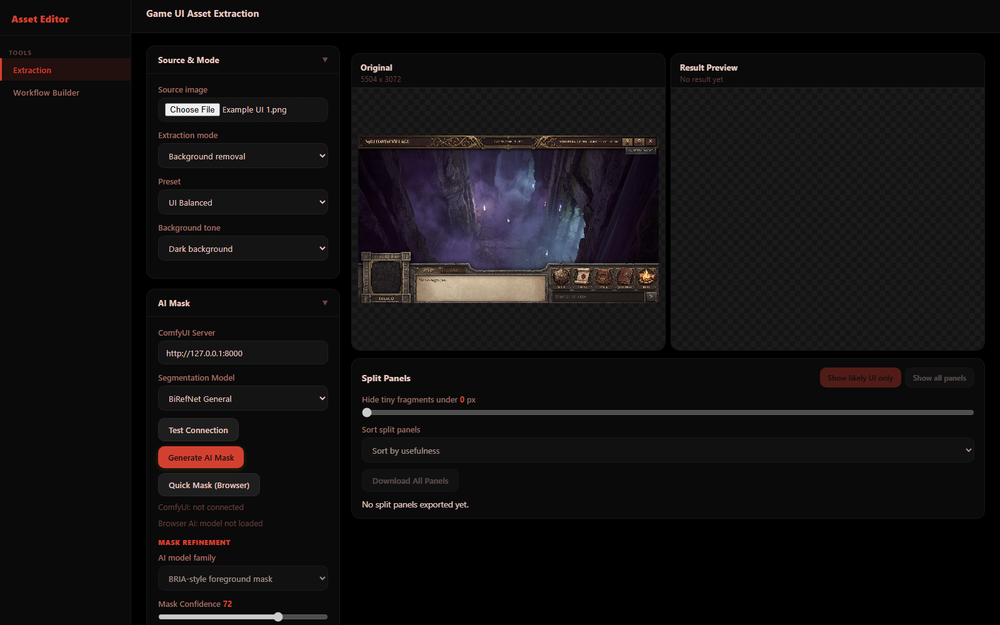
#> input picture test_1_loaded.png, 1000 x 625 px, shrunk from 1600 x 1000 before the run
$ python -i pipeline.py   (imports and definitions only)   (older library calls are emulated)
#> lines starting #> are read from the running program, lines starting #| are printed output that depends on the picture; after the words box and inside, x2 and y2 are one past the last pixel; in counts of white or black regions, pixels touching at a corner belong together
"""V5+ invert-selection pipeline — ported from app.js buildBlackBorderUiMask.

Full pipeline: border detection → segmentation → background classification →
invert selection → mask building → multi-spectrum cleanup.

This is the single source of truth for border detection. The JS side just
sends the image and receives the final alpha mask.
"""

import cv2
import numpy as np
from scipy import ndimage


def run_pipeline(img_bgr, multi_spectrum_map=None):
    """Run the full v5+ pipeline with optional multi-spectrum cleanup.

    Args:
        img_bgr: (H, W, 3) uint8 BGR image
        multi_spectrum_map: optional (H, W) float32 [0,1] border confidence from ensemble

    Returns:
        alpha: (H, W) uint8 mask — 255=keep, 0=remove, intermediate=feathered edge
    """
    h, w = img_bgr.shape[:2]
    total = h * w
    rgb = cv2.cvtColor(img_bgr, cv2.COLOR_BGR2RGB).astype(np.float64)
    gray = cv2.cvtColor(img_bgr, cv2.COLOR_BGR2GRAY)

    # ── PASS 1: Color gradient map ──
    gradient = _compute_rgb_gradient(rgb, h, w)

    # Adaptive threshold
    median_grad = np.median(gradient)
    grad_threshold = float(np.clip(median_grad * 3, 25, 50))

    # ── PASS 2: Border detection (gradient + dark achromatic) ──
    edges = _compute_edge_strength(gray)
    dist_to_edge = _distance_transform_from_edges(edges, threshold=35)

    is_border = np.zeros((h, w), dtype=np.uint8)

    # Criterion A: color gradient exceeds threshold
    is_border[gradient >= grad_threshold] = 1

    # Criterion B: dark achromatic pixels near contrast edges
    r, g, b = rgb[:,:,0], rgb[:,:,1], rgb[:,:,2]
    max_ch = np.maximum(np.maximum(r, g), b)
    min_ch = np.minimum(np.minimum(r, g), b)
    spread = max_ch - min_ch
    dark_achromatic = (max_ch < 55) & (spread <= 12) & (dist_to_edge <= 2)
    is_border[dark_achromatic & (is_border == 0)] = 1

    # Propagate dark borders through adjacent dark pixels (2 passes)
    for _ in range(2):
        prev = is_border.copy()
        dark_eligible = (max_ch < 45) & (spread <= 12) & (is_border == 0)
        # Check if any 4-neighbor is border
        neighbor_border = np.zeros((h, w), dtype=bool)
        neighbor_border[1:, :] |= prev[:-1, :] > 0
        neighbor_border[:-1, :] |= prev[1:, :] > 0
        neighbor_border[:, 1:] |= prev[:, :-1] > 0
        neighbor_border[:, :-1] |= prev[:, 1:] > 0
        is_border[dark_eligible & neighbor_border] = 1

    # Remove tiny border fragments (< 15 connected pixels)
    is_border = _remove_small_components(is_border, min_size=15)

    # ── PASS 2b: Border enhancement ──
    lower_threshold = grad_threshold * 0.5
    is_border = _hysteresis_enhance(is_border, gradient, lower_threshold, passes=4)
    is_border = _gap_bridging(is_border, h, w, max_gap=4)

    # ── Pass 2c: Structural horizontal borders ──
    # Detect continuous horizontal dark runs at top 25% and bottom 35% of image
    is_border = _structural_horizontal_borders(is_border, rgb, h, w)

    # ── PASS 3: Component labeling ──
    # Invert border mask: regions are non-border connected components
    region_mask = (is_border == 0).astype(np.uint8)
    num_labels, labels = cv2.connectedComponents(region_mask, connectivity=4)

    # ── PASS 4: Object metrics ──
    objects = _compute_object_metrics(labels, num_labels, rgb, edges, h, w)

    # ── PASS 5-6: Background identification + secondary backgrounds ──
    bg_labels = _classify_backgrounds(objects, labels, is_border, h, w, total)

    # ── PASS 7: Invert selection ──
    selection = np.zeros((h, w), dtype=np.uint8)
    for obj in objects:
        if obj["label"] not in bg_labels:
            selection[labels == obj["label"]] = 1

    # Include border pixels adjacent to selected regions
    sel_dilated = cv2.dilate(selection, np.ones((3, 3), np.uint8))
    border_near_selection = (is_border > 0) & (sel_dilated > 0)
    selection[border_near_selection] = 1

    # ── PASS 8: Build mask ──
    alpha = np.zeros((h, w), dtype=np.uint8)
    alpha[selection > 0] = 255

    # Remove tiny fragments (< 0.2% of image)
    alpha = _remove_small_alpha_fragments(alpha, min_frac=0.002)

    # Soft edge feathering
    alpha = _feather_edges(alpha, radius=2)

    # Remove floating debris
    alpha = _remove_debris(alpha, h, w)

    # ── Multi-spectrum cleanup pass ──
    if multi_spectrum_map is not None:
        alpha = _multi_spectrum_cleanup(alpha, multi_spectrum_map, rgb, gray, h, w)

    coverage = (alpha > 0).sum() / total
    print(f"  [Pipeline] coverage={coverage*100:.1f}%, "
          f"objects={len(objects)}, bg_regions={len(bg_labels)}")

    return alpha


def _compute_rgb_gradient(rgb, h, w):
    """Max Euclidean color distance to 4-connected neighbors."""
    gradient = np.zeros((h, w), dtype=np.float64)
    for dy, dx in [(-1, 0), (1, 0), (0, -1), (0, 1)]:
        shifted = np.roll(np.roll(rgb, dy, axis=0), dx, axis=1)
        dsq = np.sum((rgb - shifted) ** 2, axis=2)
        gradient = np.maximum(gradient, dsq)
    gradient = np.sqrt(gradient)
    # Zero out edges affected by roll wraparound
    gradient[0, :] = 0; gradient[-1, :] = 0
    gradient[:, 0] = 0; gradient[:, -1] = 0
    return gradient


def _structural_horizontal_borders(is_border, rgb, h, w):
    """Detect continuous horizontal lines of dark pixels at top/bottom of image."""
    r, g, b = rgb[:,:,0], rgb[:,:,1], rgb[:,:,2]
    max_ch = np.maximum(np.maximum(r, g), b)
    min_ch = np.minimum(np.minimum(r, g), b)
    spread = max_ch - min_ch
    dark_pixel = (max_ch < 70) & (spread <= 18)

    added = 0
    for y in range(h):
        y_ratio = y / h
        if y_ratio > 0.25 and y_ratio < 0.65:
            continue
        row_dark = dark_pixel[y, :] & (~is_border[y, :].astype(bool))
        # Find longest continuous dark run
        max_run = 0
        current_run = 0
        dark_total = 0
        for x in range(w):
            if row_dark[x]:
                current_run += 1
                dark_total += 1
                max_run = max(max_run, current_run)
            else:
                current_run = 0
        if max_run > w * 0.20 and dark_total > w * 0.25:
            new_borders = row_dark & (~is_border[y, :].astype(bool))
            added += new_borders.sum()
            is_border[y, new_borders] = 1

    if added > 0:
        print(f"  [Pipeline] Structural horizontal borders: +{added} pixels")
    return is_border


def _compute_edge_strength(gray):
    """Sobel gradient magnitude as edge strength map."""
    gx = cv2.Sobel(gray, cv2.CV_64F, 1, 0, ksize=3)
    gy = cv2.Sobel(gray, cv2.CV_64F, 0, 1, ksize=3)
    return np.sqrt(gx**2 + gy**2)


def _distance_transform_from_edges(edges, threshold=35):
    """Compute distance from each pixel to the nearest strong edge."""
    edge_binary = (edges >= threshold).astype(np.uint8)
    # Invert: distance transform computes distance from 0-pixels
    dist = cv2.distanceTransform(1 - edge_binary, cv2.DIST_L1, 3)
    return dist


def _remove_small_components(binary, min_size=15):
    """Remove connected components smaller than min_size."""
    num_labels, labels, stats, _ = cv2.connectedComponentsWithStats(binary, connectivity=4)
    for i in range(1, num_labels):
        if stats[i, cv2.CC_STAT_AREA] < min_size:
            binary[labels == i] = 0
    return binary


def _hysteresis_enhance(is_border, gradient, lower_threshold, passes=4):
    """Promote weak gradient pixels adjacent to confirmed borders."""
    eligible = (gradient >= lower_threshold) & (is_border == 0)
    for _ in range(passes):
        prev = is_border.copy()
        neighbor_border = np.zeros_like(is_border, dtype=bool)
        neighbor_border[1:, :] |= prev[:-1, :] > 0
        neighbor_border[:-1, :] |= prev[1:, :] > 0
        neighbor_border[:, 1:] |= prev[:, :-1] > 0
        neighbor_border[:, :-1] |= prev[:, 1:] > 0
        promote = eligible & neighbor_border & (is_border == 0)
        is_border[promote] = 1
    return is_border


def _gap_bridging(is_border, h, w, max_gap=4):
    """Bridge horizontal and vertical gaps <= max_gap pixels in border segments."""
    # Horizontal
    for y in range(h):
        row = is_border[y, :]
        last_x = -max_gap - 2
        for x in range(w):
            if row[x]:
                if 1 < x - last_x <= max_gap + 1:
                    is_border[y, last_x + 1:x] = 1
                last_x = x
    # Vertical
    for x in range(w):
        col = is_border[:, x]
        last_y = -max_gap - 2
        for y in range(h):
            if col[y]:
                if 1 < y - last_y <= max_gap + 1:
                    is_border[last_y + 1:y, x] = 1
                last_y = y
    return is_border


def _compute_object_metrics(labels, num_labels, rgb, edges, h, w):
    """Compute per-region metrics: variance, rectangularity, edge contact, etc."""
    objects = []
    for label_id in range(1, num_labels):
        mask = labels == label_id
        pixel_count = mask.sum()
        if pixel_count == 0:
            continue

        ys, xs = np.where(mask)
        min_x, max_x = xs.min(), xs.max()
        min_y, max_y = ys.min(), ys.max()

        # Color variance
        region_rgb = rgb[mask]
        mean_rgb = region_rgb.mean(axis=0)
        var_rgb = ((region_rgb - mean_rgb) ** 2).mean(axis=0)
        color_variance = float(np.sqrt(var_rgb.sum()))

        # Rectangularity
        bbox_area = (max_x - min_x + 1) * (max_y - min_y + 1)
        rectangularity = float(pixel_count / bbox_area) if bbox_area > 0 else 0

        # Edge touches
        touches_top = int(min_y) == 0
        touches_bottom = int(max_y) == h - 1
        touches_left = int(min_x) == 0
        touches_right = int(max_x) == w - 1
        edge_sides = int(touches_top) + int(touches_bottom) + int(touches_left) + int(touches_right)

        # Interior edge density
        edge_density = float(edges[mask].mean() / 255.0) if pixel_count > 0 else 0

        # Border contact ratio (approximate: perimeter pixels touching border)
        dilated = cv2.dilate(mask.astype(np.uint8), np.ones((3, 3), np.uint8))
        perimeter = dilated.astype(np.int32) - mask.astype(np.int32)
        perimeter_count = max(1, (perimeter > 0).sum())
        # We don't have isBorder at this scope — approximate with gradient
        border_contact = 0.5  # default

        objects.append({
            "label": label_id,
            "pixel_count": int(pixel_count),
            "min_x": int(min_x), "max_x": int(max_x),
            "min_y": int(min_y), "max_y": int(max_y),
            "color_variance": color_variance,
            "rectangularity": rectangularity,
            "edge_sides": edge_sides,
            "touches_edge": edge_sides > 0,
            "touches_top": touches_top,
            "touches_bottom": touches_bottom,
            "touches_left": touches_left,
            "touches_right": touches_right,
            "edge_density": edge_density,
            "border_contact": border_contact,
        })

    return objects


def _classify_backgrounds(objects, labels, is_border, h, w, total):
    """Identify background regions using v5+ scoring."""
    if not objects:
        return set()

    max_var = max(o["color_variance"] for o in objects) if objects else 1
    max_size = max(o["pixel_count"] for o in objects) if objects else 1

    # Find primary background
    bg_label = -1
    best_score = -1
    bg_obj = None
    for obj in objects:
        if not obj["touches_edge"]:
            continue
        score = (0.35 * (obj["color_variance"] / max_var if max_var > 0 else 0) +
                 0.30 * (obj["pixel_count"] / max_size if max_size > 0 else 0) +
                 0.25 * (obj["edge_sides"] / 4) +
                 0.10 * (1 - obj["rectangularity"]))
        if score > best_score:
            best_score = score
            bg_label = obj["label"]
            bg_obj = obj

    bg_labels = set()
    if bg_label >= 0:
        bg_labels.add(bg_label)

    bg_var = bg_obj["color_variance"] if bg_obj else 50
    bg_edge_density = bg_obj["edge_density"] if bg_obj else 0.1

    # UI shape check
    def has_ui_shape(obj):
        bw = obj["max_x"] - obj["min_x"] + 1
        bh = obj["max_y"] - obj["min_y"] + 1
        w_r = bw / w
        h_r = bh / h
        asp = bw / max(1, bh)
        is_thin_bar = asp >= 3 and h_r <= 0.25
        is_wide_bar = w_r >= 0.4 and h_r <= 0.40
        is_compact = w_r <= 0.25 and h_r <= 0.25 and w_r >= 0.05
        is_rect = obj["rectangularity"] >= 0.55
        bar_needs_edge = (is_thin_bar or is_wide_bar) and not obj["touches_top"] and not obj["touches_bottom"]
        geo = ((is_thin_bar or is_wide_bar) and not bar_needs_edge) or is_compact or is_rect
        if not geo:
            return False
        if obj["color_variance"] < bg_var * 0.55:
            return True
        if obj["edge_density"] < bg_edge_density * 0.60:
            return True
        if obj["touches_edge"] and (obj["color_variance"] < bg_var * 0.75 or obj["edge_density"] < bg_edge_density * 0.75):
            return True
        return False

    # Secondary backgrounds
    for obj in objects:
        if obj["label"] in bg_labels or has_ui_shape(obj):
            continue
        touches_side_only = (obj["touches_left"] or obj["touches_right"]) and not obj["touches_top"] and not obj["touches_bottom"]
        var_thresh = 0.40 if touches_side_only else 0.65

        if obj["touches_edge"] and obj["color_variance"] > bg_var * var_thresh and obj["pixel_count"] > total * 0.01:
            bg_labels.add(obj["label"])
            continue
        if touches_side_only and obj["color_variance"] > bg_var * 0.30 and obj["pixel_count"] > total * 0.005:
            bg_labels.add(obj["label"])
            continue
        if obj["touches_edge"] and obj["pixel_count"] < total * 0.003 and obj["color_variance"] > bg_var * 0.5:
            bg_labels.add(obj["label"])
            continue
        if not obj["touches_edge"] and obj["color_variance"] > bg_var * 0.6 and obj["pixel_count"] < total * 0.03 and obj["rectangularity"] < 0.45:
            bg_labels.add(obj["label"])

    # Trapped background (simplified — no RAG, use signal-based detection)
    for obj in objects:
        if obj["label"] in bg_labels or obj["touches_edge"] or obj["pixel_count"] < total * 0.001:
            continue
        if has_ui_shape(obj):
            continue
        signals = 0
        if obj["color_variance"] > bg_var * 0.45:
            signals += 1
        if obj["rectangularity"] < 0.45:
            signals += 1
        if obj["edge_density"] > bg_edge_density * 0.50:
            signals += 1
        if obj["border_contact"] < 0.60:
            signals += 1
        min_signals = 2 if obj["pixel_count"] > total * 0.01 else 3
        if signals >= min_signals:
            bg_labels.add(obj["label"])

    return bg_labels


def _remove_small_alpha_fragments(alpha, min_frac=0.002):
    """Remove connected alpha regions smaller than min_frac of total pixels."""
    total = alpha.shape[0] * alpha.shape[1]
    min_size = int(total * min_frac)
    binary = (alpha > 0).astype(np.uint8)
    num_labels, labels, stats, _ = cv2.connectedComponentsWithStats(binary, connectivity=4)
    for i in range(1, num_labels):
        if stats[i, cv2.CC_STAT_AREA] < min_size:
            alpha[labels == i] = 0
    return alpha


def _feather_edges(alpha, radius=2):
    """Apply soft edge feathering at mask boundaries."""
    # Find boundary pixels (opaque pixels adjacent to transparent)
    opaque = (alpha > 0).astype(np.uint8)
    eroded = cv2.erode(opaque, np.ones((3, 3), np.uint8))
    boundary = opaque - eroded

    # Distance from boundary inward
    inner = (opaque > 0).astype(np.uint8)
    dist = cv2.distanceTransform(inner, cv2.DIST_L1, 3)

    # Apply graduated alpha at boundary
    feather_values = [128, 192]
    for d, val in enumerate(feather_values):
        mask = (dist > d) & (dist <= d + 1) & (alpha > 0)
        alpha[mask] = min(val, alpha[mask].max()) if mask.any() else val

    return alpha


def _remove_debris(alpha, h, w):
    """Remove semi-transparent pixels not near any fully opaque pixel."""
    opaque = (alpha == 255).astype(np.uint8)
    # Dilate opaque region by 3px
    dilated = cv2.dilate(opaque, np.ones((7, 7), np.uint8))
    # Remove semi-transparent pixels outside dilated opaque zone
    debris = (alpha > 0) & (alpha < 255) & (dilated == 0)
    alpha[debris] = 0
    return alpha


# [129 lines left out: function _multi_spectrum_cleanup, not called in this run]

>>> import cv2
>>> picture = cv2.imread('../test_1_loaded.png')
#> picture is the input picture: shape (625, 1000, 3); mean B, G, R 17.6, 16.9, 18.7
>>> result = run_pipeline(picture)
#> in _compute_rgb_gradient, `gradient = np.sqrt(gradient)`:
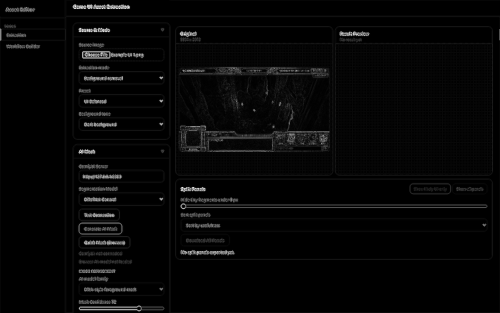
#> gradient: shape (625, 1000) float64 (shown at 1/2 size); min 0, max 371.4, mean 10.3; drawn with min black and max white
#> in run_pipeline, `median_grad = np.median(gradient)`: median_grad = 0
#> in run_pipeline, `grad_threshold = float(np.clip(median_grad * 3, 25, 50))`: grad_threshold = 25
#> in _compute_edge_strength, `gy = cv2.Sobel(gray, cv2.CV_64F, 0, 1, ksize=3)`:
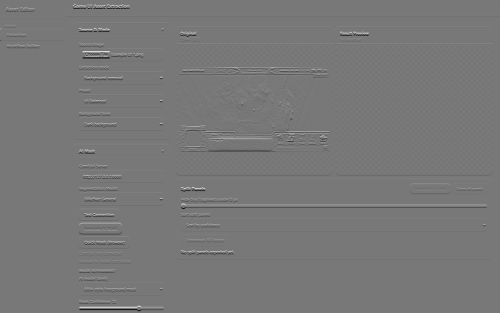
#> gy: shape (625, 1000) float64 (shown at 1/2 size); min -853, max 956, mean -0.1; drawn with min black and max white
#> in _distance_transform_from_edges, `edge_binary = (edges >= threshold).astype(np.uint8)`:
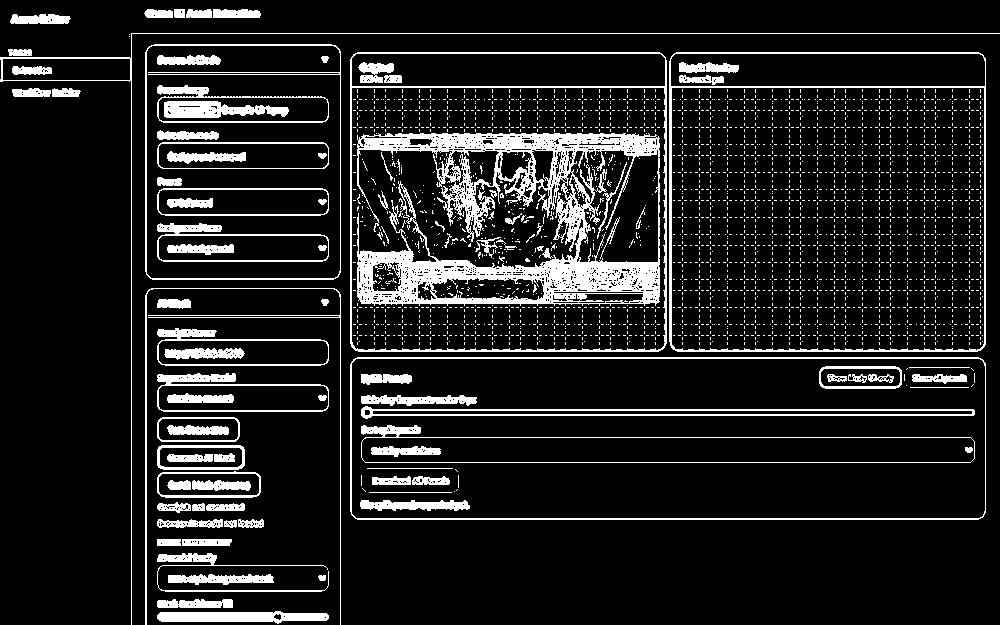
#> edge_binary: shape (625, 1000); values 0 (black) and 1 (white), 12.5% white; 3133 white regions (3035 under 20 px), largest, box (x1, y1, x2, y2) and area: (357, 133, 660, 306) 20182, (669, 52, 986, 352) 3462, (350, 52, 667, 352) 3396
#> in run_pipeline, `dark_achromatic = (max_ch < 55) & (spread <= 12) & (dist_to_edge <= 2)`:
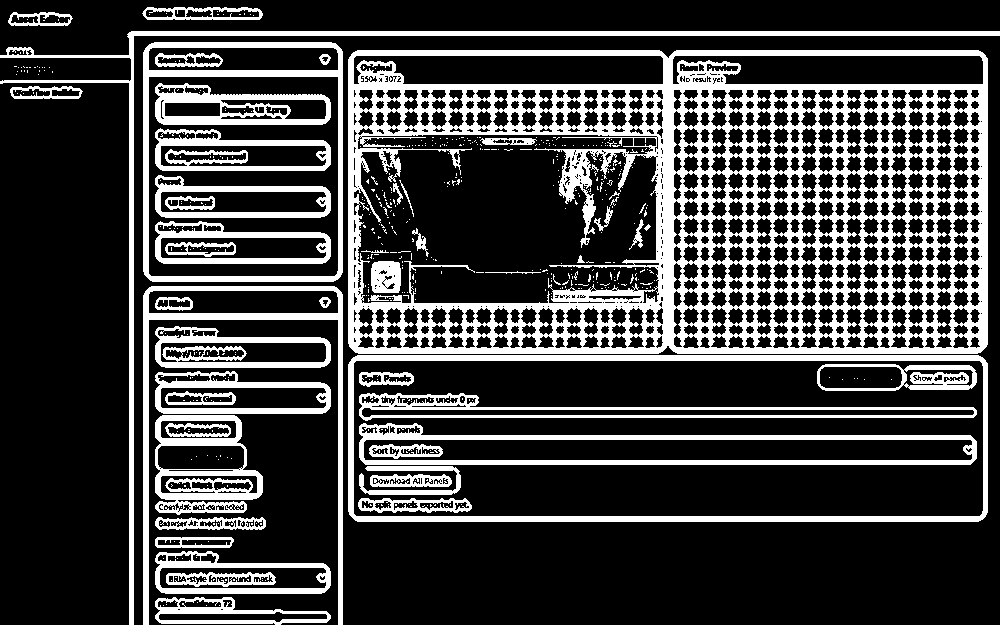
#> dark_achromatic: shape (625, 1000) bool; 25.5% white; 527 white regions (476 under 20 px), largest, box (x1, y1, x2, y2) and area: (348, 50, 988, 354) 76739, (348, 355, 988, 522) 9266, (0, 31, 1000, 625) 8161
#> the loop in run_pipeline, `for _ in range(2):` made 2 passes
#> pass 1, in run_pipeline, `dark_eligible = (max_ch < 45) & (spread <= 12) & (is_border == 0)`:
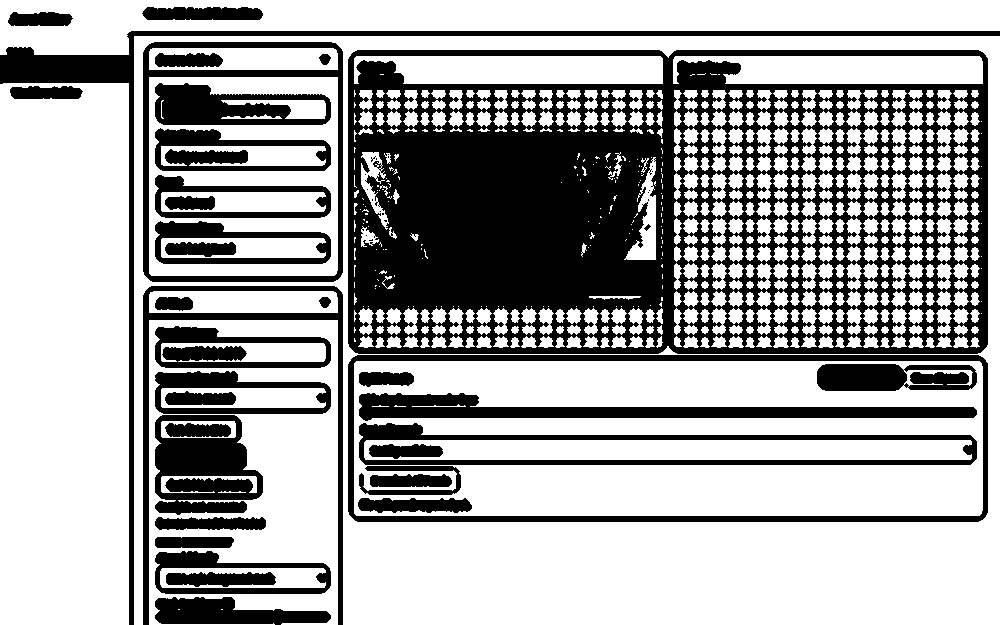
#> dark_eligible: shape (625, 1000) bool; 64.8% white; 54 black regions (17 under 20 px), largest, box (x1, y1, x2, y2) and area: (348, 50, 988, 354) 118677, (0, 31, 1000, 625) 11125, (348, 355, 988, 522) 9266
#> after the loop in run_pipeline, `for _ in range(2):`:
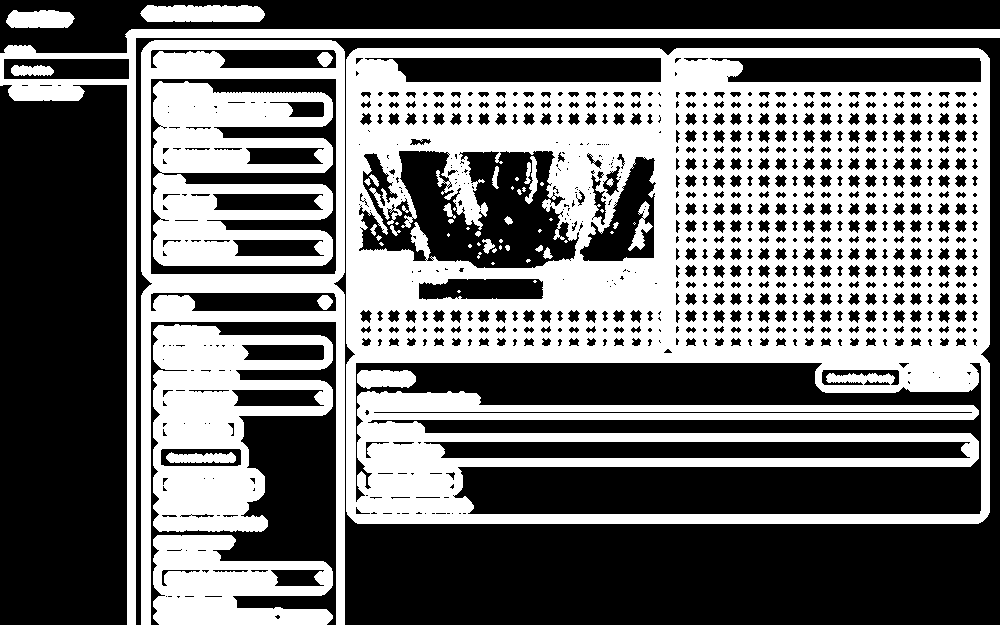
#> neighbor_border: shape (625, 1000) bool; 44.9% white; 58 white regions (27 under 20 px), largest, box (x1, y1, x2, y2) and area: (346, 48, 990, 524) 181492, (153, 81, 333, 266) 22225, (141, 40, 345, 625) 21910
#> (the rest of the program and of its run is left out)
